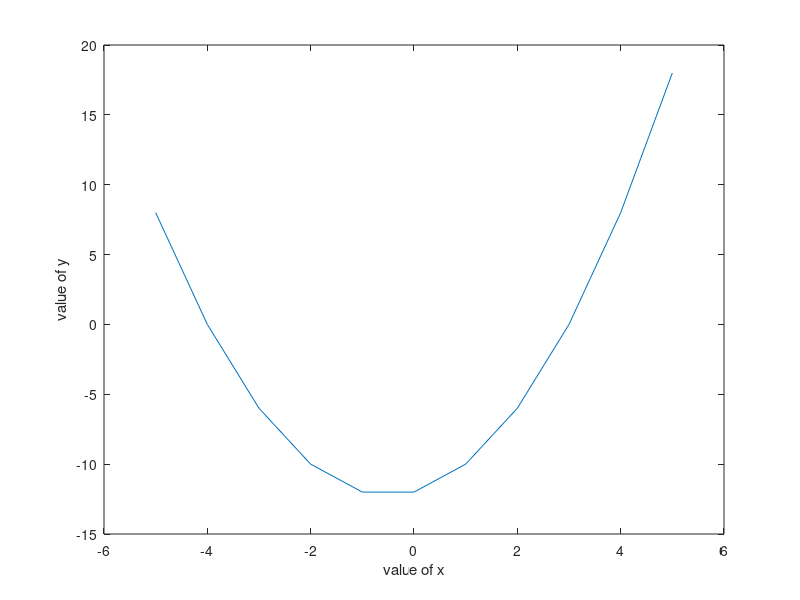

Source code (MATLAB):
fprintf('task2');
x= -5 : 5;
y=x.^2 + x -12;
fprintf(' \n\n');

for i =1 : length(x)

    fprintf(' for x= %d, y=%d\n\n', x(1,i), y(1,i));
end
fprintf ('\n\n------\n');
plot(x,y), xlabel('value of x'), ylabel('value of y');